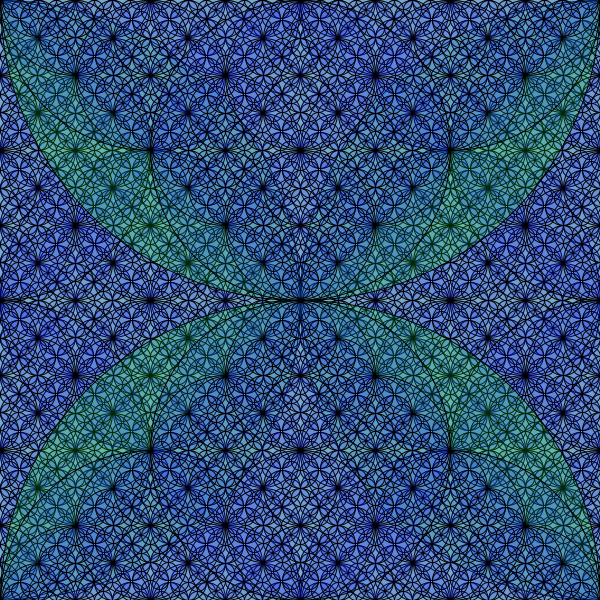
Frame 1 (no input)
Frame 2 (the mouse pressed at the canvas centre, redrawn once): identical to frame 1, image omitted

The Processing sketch that drew this single still picture (run headless with seeded random() and noise(); the mouse was pressed at the canvas centre and the sketch redrawn once):

// Processing sketch: processing_130039
// ── processing_130039.pde

/**
 This is a collection of examples of simple recursive 
 functions that draw circles. There are four functions to swap out
 here, each with increasing complexity.
 
 C. Andrews
 2014-01-23
 **/

void setup() {
  size(600, 600);
  noLoop();
}

/**
 To try out the various functions, just swap out the function call in here.
 **/
void draw() {
  background(255);
  drawCircle4(width/2, height/2, width);
}


/**
 This is the simplest recursive example. It just draws nested
 circles. We could easily do this with a loop, but we are
 doing it here by calling the same drawing function over again with
 new arguments.
 
 Note that it is very important that recursive functions have an end
 (in this case, when the radius reaches 2), and that the recursive call
 "makes progress" towards that (i.e., progressive calls to the fucntion
 get closer to the end point)
 **/
void drawCircle(int x, int y, float radius) {
  ellipse(x, y, radius*2, radius*2);
  if (radius > 2) {
    radius *= 0.75;
    drawCircle(x, y, radius);
  }
}

/**
 We replace the nested circles with a pair of circles that are half the size
 of the original.
 **/
void drawCircle2(int x, int y, int radius) {
  noFill();
  ellipse(x, y, radius*2, radius*2);
  if (radius > 2) {
    drawCircle2(x-radius/2, y, radius/2);
    drawCircle2(x+radius/2, y, radius/2);
  }
}

/**
 Now we are getting some interesting patterns. We add two more circles,
 so that for every circle that we draw, we repeat the pattern four more
 times inside of it.
 **/
void drawCircle3(int x, int y, int radius) {
  noFill();
  ellipse(x, y, radius*2, radius*2);
  if (radius > 16) {
    drawCircle3(x-radius/2, y, radius/2);
    drawCircle3(x+radius/2, y, radius/2); 
    drawCircle3(x, y-radius/2, radius/2);
    drawCircle3(x, y+radius/2, radius/2);
  }
}

/**
 This is the same thign with just a splash of color.
 **/
void drawCircle4(int x, int y, int radius) {
  if (radius %4 == 0) {
    fill(0, 255, 0, 40);
  }
  else {
    fill(0, 0, 255, 20);
  }
  ellipse(x, y, radius*2, radius*2);
  if (radius > 16) {
    drawCircle4(x-radius/2, y, radius/2);
    drawCircle4(x+radius/2, y, radius/2); 
    drawCircle4(x, y-radius/2, radius/2);
    drawCircle4(x, y+radius/2, radius/2);
  }
}
